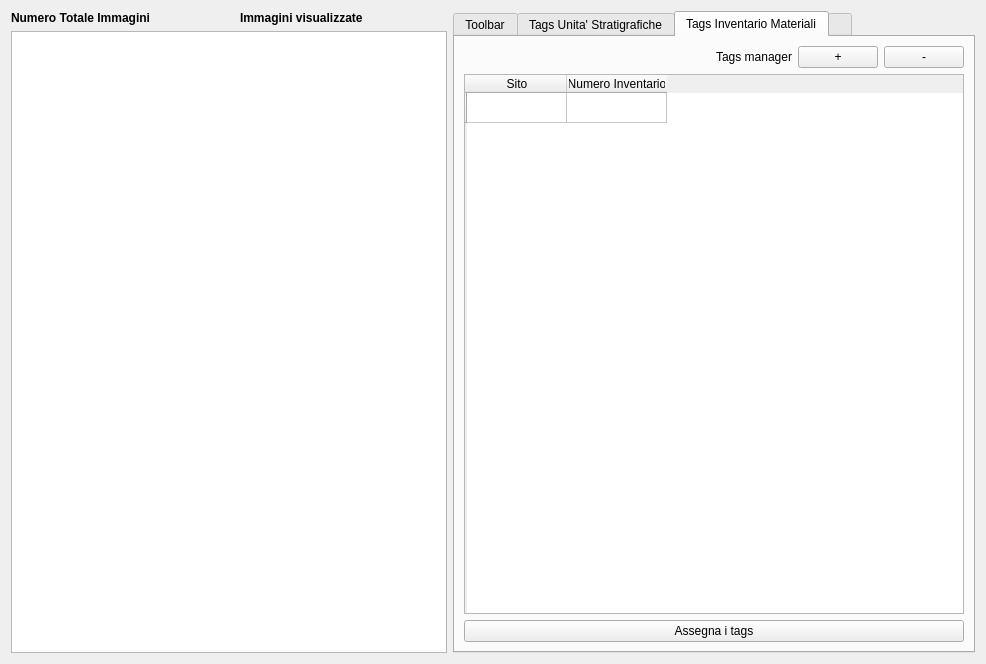
<?xml version="1.0" encoding="UTF-8"?>
<ui version="4.0">
 <class>DialogImageViewer</class>
 <widget class="QDialog" name="DialogImageViewer">
  <property name="geometry">
   <rect>
    <x>0</x>
    <y>0</y>
    <width>986</width>
    <height>664</height>
   </rect>
  </property>
  <property name="windowTitle">
   <string>Dialog</string>
  </property>
  <layout class="QGridLayout" name="gridLayout_2">
   <item row="0" column="0">
    <widget class="QSplitter" name="splitter">
     <property name="orientation">
      <enum>Qt::Horizontal</enum>
     </property>
     <widget class="QWidget" name="layoutWidget">
      <layout class="QGridLayout" name="gridLayout">
       <item row="0" column="3">
        <widget class="QLabel" name="label_img_visualizzate">
         <property name="text">
          <string/>
         </property>
        </widget>
       </item>
       <item row="0" column="1">
        <widget class="QLabel" name="label_num_tot_immagini">
         <property name="text">
          <string/>
         </property>
        </widget>
       </item>
       <item row="0" column="0">
        <widget class="QLabel" name="label_2">
         <property name="font">
          <font>
           <weight>75</weight>
           <bold>true</bold>
          </font>
         </property>
         <property name="text">
          <string>Numero Totale Immagini</string>
         </property>
        </widget>
       </item>
       <item row="0" column="2">
        <widget class="QLabel" name="label_4">
         <property name="font">
          <font>
           <weight>75</weight>
           <bold>true</bold>
          </font>
         </property>
         <property name="text">
          <string>Immagini visualizzate</string>
         </property>
        </widget>
       </item>
       <item row="1" column="0" colspan="4">
        <widget class="QListWidget" name="iconListWidget">
         <property name="frameShape">
          <enum>QFrame::StyledPanel</enum>
         </property>
         <property name="frameShadow">
          <enum>QFrame::Sunken</enum>
         </property>
         <property name="lineWidth">
          <number>2</number>
         </property>
         <property name="midLineWidth">
          <number>2</number>
         </property>
         <property name="showDropIndicator" stdset="0">
          <bool>false</bool>
         </property>
         <property name="selectionMode">
          <enum>QAbstractItemView::NoSelection</enum>
         </property>
         <property name="iconSize">
          <size>
           <width>150</width>
           <height>150</height>
          </size>
         </property>
         <property name="textElideMode">
          <enum>Qt::ElideMiddle</enum>
         </property>
         <property name="movement">
          <enum>QListView::Snap</enum>
         </property>
         <property name="resizeMode">
          <enum>QListView::Adjust</enum>
         </property>
         <property name="layoutMode">
          <enum>QListView::Batched</enum>
         </property>
         <property name="gridSize">
          <size>
           <width>154</width>
           <height>154</height>
          </size>
         </property>
         <property name="viewMode">
          <enum>QListView::IconMode</enum>
         </property>
         <property name="modelColumn">
          <number>0</number>
         </property>
         <property name="uniformItemSizes">
          <bool>false</bool>
         </property>
         <property name="batchSize">
          <number>1000</number>
         </property>
        </widget>
       </item>
      </layout>
     </widget>
    </widget>
   </item>
   <item row="0" column="1">
    <widget class="QTabWidget" name="tabWidget">
     <property name="currentIndex">
      <number>2</number>
     </property>
     <widget class="QWidget" name="tab_1">
      <attribute name="title">
       <string>Toolbar</string>
      </attribute>
      <layout class="QFormLayout" name="formLayout">
       <property name="fieldGrowthPolicy">
        <enum>QFormLayout::AllNonFixedFieldsGrow</enum>
       </property>
       <item row="0" column="0" colspan="2">
        <layout class="QGridLayout" name="gridLayout_4">
         <item row="1" column="0" colspan="2">
          <layout class="QGridLayout" name="gridLayout_5">
           <item row="2" column="0">
            <widget class="QPushButton" name="pushButton_delete">
             <property name="font">
              <font>
               <pointsize>9</pointsize>
              </font>
             </property>
             <property name="toolTip">
              <string>Delete record</string>
             </property>
             <property name="text">
              <string/>
             </property>
             <property name="icon">
              <iconset>
               <normaloff>:/images/delete.png</normaloff>:/images/delete.png</iconset>
             </property>
            </widget>
           </item>
           <item row="2" column="2">
            <widget class="QPushButton" name="pushButton_new_search">
             <property name="font">
              <font>
               <pointsize>9</pointsize>
              </font>
             </property>
             <property name="toolTip">
              <string>new search</string>
             </property>
             <property name="text">
              <string/>
             </property>
             <property name="icon">
              <iconset>
               <normaloff>:/images/new_search.png</normaloff>:/images/new_search.png</iconset>
             </property>
            </widget>
           </item>
           <item row="2" column="3">
            <widget class="QPushButton" name="pushButton_search_go">
             <property name="font">
              <font>
               <pointsize>9</pointsize>
              </font>
             </property>
             <property name="toolTip">
              <string>search !!!</string>
             </property>
             <property name="text">
              <string/>
             </property>
             <property name="icon">
              <iconset>
               <normaloff>:/images/search.png</normaloff>:/images/search.png</iconset>
             </property>
            </widget>
           </item>
           <item row="2" column="6">
            <widget class="QPushButton" name="pushButton_sort">
             <property name="font">
              <font>
               <pointsize>9</pointsize>
              </font>
             </property>
             <property name="toolTip">
              <string>Order by</string>
             </property>
             <property name="text">
              <string/>
             </property>
             <property name="icon">
              <iconset>
               <normaloff>:/images/sort.png</normaloff>:/images/sort.png</iconset>
             </property>
            </widget>
           </item>
           <item row="2" column="4">
            <widget class="QPushButton" name="pushButton_view_all">
             <property name="font">
              <font>
               <pointsize>9</pointsize>
              </font>
             </property>
             <property name="toolTip">
              <string>View alls records</string>
             </property>
             <property name="text">
              <string/>
             </property>
             <property name="icon">
              <iconset>
               <normaloff>:/images/view_all.png</normaloff>:/images/view_all.png</iconset>
             </property>
            </widget>
           </item>
           <item row="0" column="0">
            <widget class="QPushButton" name="pushButton_last_rec">
             <property name="toolTip">
              <string>Last rec</string>
             </property>
             <property name="text">
              <string/>
             </property>
             <property name="icon">
              <iconset>
               <normaloff>:/images/7_rightArrows.png</normaloff>:/images/7_rightArrows.png</iconset>
             </property>
            </widget>
           </item>
           <item row="0" column="1">
            <widget class="QPushButton" name="pushButton_first_rec">
             <property name="toolTip">
              <string>First rec</string>
             </property>
             <property name="text">
              <string/>
             </property>
             <property name="icon">
              <iconset>
               <normaloff>:/images/5_leftArrows.png</normaloff>:/images/5_leftArrows.png</iconset>
             </property>
            </widget>
           </item>
           <item row="0" column="2">
            <widget class="QPushButton" name="pushButton_prev_rec">
             <property name="toolTip">
              <string>Prev rec</string>
             </property>
             <property name="text">
              <string/>
             </property>
             <property name="icon">
              <iconset>
               <normaloff>:/images/4_leftArrow.png</normaloff>:/images/4_leftArrow.png</iconset>
             </property>
            </widget>
           </item>
           <item row="0" column="3">
            <widget class="QPushButton" name="pushButton_next_rec">
             <property name="toolTip">
              <string>Next rec</string>
             </property>
             <property name="text">
              <string/>
             </property>
             <property name="icon">
              <iconset>
               <normaloff>:/images/6_rightArrow.png</normaloff>:/images/6_rightArrow.png</iconset>
             </property>
            </widget>
           </item>
           <item row="0" column="4">
            <widget class="QPushButton" name="pushButton_new_rec">
             <property name="font">
              <font>
               <pointsize>9</pointsize>
              </font>
             </property>
             <property name="toolTip">
              <string>New record</string>
             </property>
             <property name="text">
              <string/>
             </property>
             <property name="icon">
              <iconset>
               <normaloff>:/images/newrec.png</normaloff>:/images/newrec.png</iconset>
             </property>
            </widget>
           </item>
           <item row="0" column="6">
            <widget class="QPushButton" name="pushButton_save">
             <property name="font">
              <font>
               <pointsize>9</pointsize>
              </font>
             </property>
             <property name="toolTip">
              <string>Save</string>
             </property>
             <property name="text">
              <string/>
             </property>
             <property name="icon">
              <iconset>
               <normaloff>:/images/b_save.png</normaloff>:/images/b_save.png</iconset>
             </property>
             <property name="autoDefault">
              <bool>false</bool>
             </property>
            </widget>
           </item>
          </layout>
         </item>
         <item row="0" column="0">
          <widget class="QLabel" name="label_29">
           <property name="font">
            <font>
             <weight>75</weight>
             <bold>true</bold>
            </font>
           </property>
           <property name="text">
            <string>DBMS Toolbar</string>
           </property>
          </widget>
         </item>
         <item row="0" column="1">
          <widget class="QPushButton" name="pushButton_openMedia">
           <property name="text">
            <string>Apri Immagini</string>
           </property>
          </widget>
         </item>
        </layout>
       </item>
       <item row="1" column="0">
        <widget class="QPushButton" name="pushButton_chose_dir">
         <property name="text">
          <string>Carica le immagini nel DB</string>
         </property>
        </widget>
       </item>
       <item row="4" column="0">
        <widget class="QLabel" name="label_5">
         <property name="font">
          <font>
           <pointsize>14</pointsize>
           <weight>75</weight>
           <bold>true</bold>
          </font>
         </property>
         <property name="text">
          <string>Tags</string>
         </property>
        </widget>
       </item>
       <item row="5" column="0" colspan="2">
        <widget class="QTableWidget" name="tableWidget_tags">
         <column>
          <property name="text">
           <string>ID tag</string>
          </property>
          <property name="background">
           <color>
            <red>255</red>
            <green>255</green>
            <blue>255</blue>
           </color>
          </property>
         </column>
         <column>
          <property name="text">
           <string>Categoria Tag</string>
          </property>
          <property name="background">
           <color>
            <red>255</red>
            <green>255</green>
            <blue>255</blue>
           </color>
          </property>
         </column>
         <column>
          <property name="text">
           <string>Tag</string>
          </property>
          <property name="background">
           <color>
            <red>24</red>
            <green>183</green>
            <blue>240</blue>
           </color>
          </property>
         </column>
        </widget>
       </item>
       <item row="4" column="1">
        <widget class="QToolButton" name="toolButton_tags_on_off">
         <property name="focusPolicy">
          <enum>Qt::TabFocus</enum>
         </property>
         <property name="toolTip">
          <string>Attiva/disattiva la visualizzazione dei tags</string>
         </property>
         <property name="text">
          <string>Tags viewer on/off</string>
         </property>
         <property name="checkable">
          <bool>true</bool>
         </property>
         <property name="autoRepeatDelay">
          <number>300</number>
         </property>
         <property name="toolButtonStyle">
          <enum>Qt::ToolButtonIconOnly</enum>
         </property>
        </widget>
       </item>
       <item row="3" column="0" colspan="2">
        <widget class="Line" name="line">
         <property name="minimumSize">
          <size>
           <width>500</width>
           <height>0</height>
          </size>
         </property>
         <property name="orientation">
          <enum>Qt::Horizontal</enum>
         </property>
        </widget>
       </item>
       <item row="6" column="0">
        <widget class="QPushButton" name="pushButton_remove_tags">
         <property name="text">
          <string>Rimuovi tags</string>
         </property>
        </widget>
       </item>
      </layout>
     </widget>
     <widget class="QWidget" name="tab_2">
      <attribute name="title">
       <string>Tags Unita' Stratigrafiche</string>
      </attribute>
      <layout class="QGridLayout" name="gridLayout_3">
       <item row="0" column="0">
        <layout class="QVBoxLayout" name="verticalLayout_2">
         <item>
          <layout class="QHBoxLayout" name="horizontalLayout">
           <item>
            <spacer name="horizontalSpacer">
             <property name="orientation">
              <enum>Qt::Horizontal</enum>
             </property>
             <property name="sizeHint" stdset="0">
              <size>
               <width>40</width>
               <height>20</height>
              </size>
             </property>
            </spacer>
           </item>
           <item>
            <widget class="QLabel" name="label">
             <property name="text">
              <string>Tags manager</string>
             </property>
            </widget>
           </item>
           <item>
            <widget class="QPushButton" name="pushButton_addRow_US">
             <property name="text">
              <string>+</string>
             </property>
            </widget>
           </item>
           <item>
            <widget class="QPushButton" name="pushButton_removeRow_US">
             <property name="text">
              <string>-</string>
             </property>
            </widget>
           </item>
          </layout>
         </item>
         <item>
          <widget class="QTableWidget" name="tableWidgetTags_US">
           <row>
            <property name="text">
             <string/>
            </property>
           </row>
           <column>
            <property name="text">
             <string>Sito</string>
            </property>
           </column>
           <column>
            <property name="text">
             <string>Area</string>
            </property>
           </column>
           <column>
            <property name="text">
             <string>US</string>
            </property>
           </column>
          </widget>
         </item>
         <item>
          <widget class="QPushButton" name="pushButton_assignTags_US">
           <property name="text">
            <string>Assegna i tags</string>
           </property>
          </widget>
         </item>
        </layout>
       </item>
      </layout>
      <zorder></zorder>
     </widget>
     <widget class="QWidget" name="tab">
      <attribute name="title">
       <string>Tags Inventario Materiali</string>
      </attribute>
      <layout class="QGridLayout" name="gridLayout_6">
       <item row="0" column="0">
        <layout class="QVBoxLayout" name="verticalLayout_3">
         <item>
          <layout class="QHBoxLayout" name="horizontalLayout_2">
           <item>
            <spacer name="horizontalSpacer_2">
             <property name="orientation">
              <enum>Qt::Horizontal</enum>
             </property>
             <property name="sizeHint" stdset="0">
              <size>
               <width>40</width>
               <height>20</height>
              </size>
             </property>
            </spacer>
           </item>
           <item>
            <widget class="QLabel" name="label_3">
             <property name="text">
              <string>Tags manager</string>
             </property>
            </widget>
           </item>
           <item>
            <widget class="QPushButton" name="pushButton_addRow_MAT">
             <property name="text">
              <string>+</string>
             </property>
            </widget>
           </item>
           <item>
            <widget class="QPushButton" name="pushButton_removeRow_MAT">
             <property name="text">
              <string>-</string>
             </property>
            </widget>
           </item>
          </layout>
         </item>
         <item>
          <widget class="QTableWidget" name="tableWidgetTags_MAT">
           <row>
            <property name="text">
             <string/>
            </property>
           </row>
           <column>
            <property name="text">
             <string>Sito</string>
            </property>
           </column>
           <column>
            <property name="text">
             <string>Numero Inventario</string>
            </property>
           </column>
          </widget>
         </item>
         <item>
          <widget class="QPushButton" name="pushButton_assignTags_MAT">
           <property name="text">
            <string>Assegna i tags</string>
           </property>
          </widget>
         </item>
        </layout>
       </item>
      </layout>
     </widget>
     <widget class="QWidget" name="tab_3">
      <attribute name="title">
       <string/>
      </attribute>
      <widget class="QWidget" name="layoutWidget_2">
       <property name="geometry">
        <rect>
         <x>10</x>
         <y>10</y>
         <width>461</width>
         <height>87</height>
        </rect>
       </property>
       <layout class="QGridLayout" name="gridLayout_7">
        <item row="1" column="0" colspan="2">
         <layout class="QGridLayout" name="gridLayout_8">
          <item row="2" column="0">
           <widget class="QPushButton" name="pushButton_delete_2">
            <property name="font">
             <font>
              <pointsize>9</pointsize>
             </font>
            </property>
            <property name="toolTip">
             <string>Delete record</string>
            </property>
            <property name="text">
             <string/>
            </property>
            <property name="icon">
             <iconset>
              <normaloff>:/images/delete.png</normaloff>:/images/delete.png</iconset>
            </property>
           </widget>
          </item>
          <item row="2" column="2">
           <widget class="QPushButton" name="pushButton_new_search_2">
            <property name="font">
             <font>
              <pointsize>9</pointsize>
             </font>
            </property>
            <property name="toolTip">
             <string>new search</string>
            </property>
            <property name="text">
             <string/>
            </property>
            <property name="icon">
             <iconset>
              <normaloff>:/images/new_search.png</normaloff>:/images/new_search.png</iconset>
            </property>
           </widget>
          </item>
          <item row="2" column="3">
           <widget class="QPushButton" name="pushButton_search_go_2">
            <property name="font">
             <font>
              <pointsize>9</pointsize>
             </font>
            </property>
            <property name="toolTip">
             <string>search !!!</string>
            </property>
            <property name="text">
             <string/>
            </property>
            <property name="icon">
             <iconset>
              <normaloff>:/images/search.png</normaloff>:/images/search.png</iconset>
            </property>
           </widget>
          </item>
          <item row="2" column="6">
           <widget class="QPushButton" name="pushButton_sort_2">
            <property name="font">
             <font>
              <pointsize>9</pointsize>
             </font>
            </property>
            <property name="toolTip">
             <string>Order by</string>
            </property>
            <property name="text">
             <string/>
            </property>
            <property name="icon">
             <iconset>
              <normaloff>:/images/sort.png</normaloff>:/images/sort.png</iconset>
            </property>
           </widget>
          </item>
          <item row="2" column="4">
           <widget class="QPushButton" name="pushButton_view_all_2">
            <property name="font">
             <font>
              <pointsize>9</pointsize>
             </font>
            </property>
            <property name="toolTip">
             <string>View alls records</string>
            </property>
            <property name="text">
             <string/>
            </property>
            <property name="icon">
             <iconset>
              <normaloff>:/images/view_all.png</normaloff>:/images/view_all.png</iconset>
            </property>
           </widget>
          </item>
          <item row="0" column="0">
           <widget class="QPushButton" name="pushButton_last_rec_2">
            <property name="toolTip">
             <string>Last rec</string>
            </property>
            <property name="text">
             <string/>
            </property>
            <property name="icon">
             <iconset>
              <normaloff>:/images/7_rightArrows.png</normaloff>:/images/7_rightArrows.png</iconset>
            </property>
           </widget>
          </item>
          <item row="0" column="1">
           <widget class="QPushButton" name="pushButton_first_rec_2">
            <property name="toolTip">
             <string>First rec</string>
            </property>
            <property name="text">
             <string/>
            </property>
            <property name="icon">
             <iconset>
              <normaloff>:/images/5_leftArrows.png</normaloff>:/images/5_leftArrows.png</iconset>
            </property>
           </widget>
          </item>
          <item row="0" column="2">
           <widget class="QPushButton" name="pushButton_prev_rec_2">
            <property name="toolTip">
             <string>Prev rec</string>
            </property>
            <property name="text">
             <string/>
            </property>
            <property name="icon">
             <iconset>
              <normaloff>:/images/4_leftArrow.png</normaloff>:/images/4_leftArrow.png</iconset>
            </property>
           </widget>
          </item>
          <item row="0" column="3">
           <widget class="QPushButton" name="pushButton_next_rec_2">
            <property name="toolTip">
             <string>Next rec</string>
            </property>
            <property name="text">
             <string/>
            </property>
            <property name="icon">
             <iconset>
              <normaloff>:/images/6_rightArrow.png</normaloff>:/images/6_rightArrow.png</iconset>
            </property>
           </widget>
          </item>
          <item row="0" column="4">
           <widget class="QPushButton" name="pushButton_new_rec_2">
            <property name="font">
             <font>
              <pointsize>9</pointsize>
             </font>
            </property>
            <property name="toolTip">
             <string>New record</string>
            </property>
            <property name="text">
             <string/>
            </property>
            <property name="icon">
             <iconset>
              <normaloff>:/images/newrec.png</normaloff>:/images/newrec.png</iconset>
            </property>
           </widget>
          </item>
          <item row="0" column="6">
           <widget class="QPushButton" name="pushButton_save_2">
            <property name="font">
             <font>
              <pointsize>9</pointsize>
             </font>
            </property>
            <property name="toolTip">
             <string>Save</string>
            </property>
            <property name="text">
             <string/>
            </property>
            <property name="icon">
             <iconset>
              <normaloff>:/images/b_save.png</normaloff>:/images/b_save.png</iconset>
            </property>
            <property name="autoDefault">
             <bool>false</bool>
            </property>
           </widget>
          </item>
         </layout>
        </item>
        <item row="0" column="0">
         <widget class="QLabel" name="label_30">
          <property name="font">
           <font>
            <weight>75</weight>
            <bold>true</bold>
           </font>
          </property>
          <property name="text">
           <string>DBMS Toolbar</string>
          </property>
         </widget>
        </item>
        <item row="0" column="1">
         <widget class="QPushButton" name="pushButton_openMedia_2">
          <property name="text">
           <string>Apri Immagini</string>
          </property>
         </widget>
        </item>
       </layout>
      </widget>
     </widget>
    </widget>
   </item>
  </layout>
 </widget>
 <resources/>
 <connections/>
</ui>
